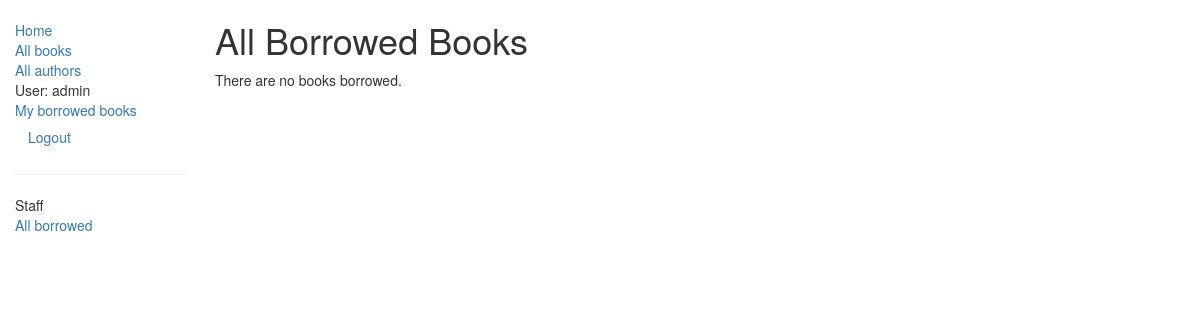
/catalog/borrowed/ (signed in), run on an earlier commit of the app's database.
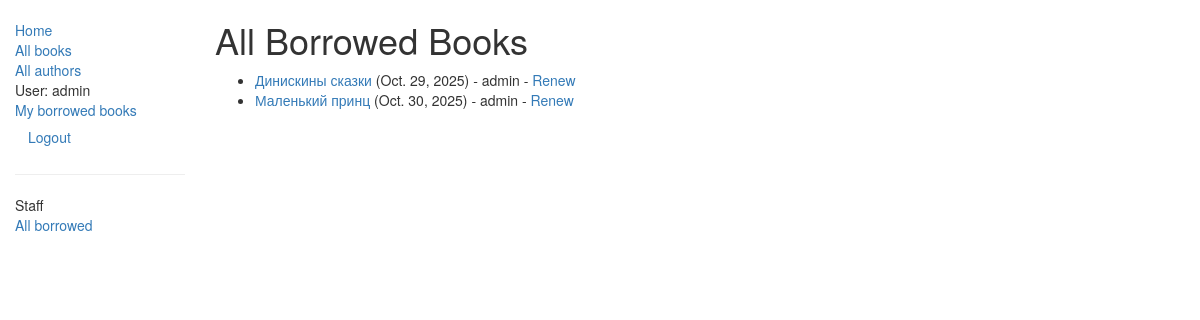
And on a later commit of the database.
### catalog/models.py (models this page shows, shortened)
class BookInstance(models.Model):
    id = models.UUIDField(primary_key=True, default=uuid.uuid4, help_text="Уникальный id для именно этой книги во всей библиотеке")
    book = models.ForeignKey('Book', on_delete=models.SET_NULL, null=True)
    imprint = models.CharField(max_length=200)
    borrower = models.ForeignKey(User, on_delete=models.SET_NULL, null=True, blank=True, related_name='borrower')
    due_back = models.DateField(null=True, blank=True)
    LOAN_STATUS = (
        ('m', 'Maintenance'),
        ('o', 'On loan'),
        ('a', 'Available'),
        ('r', 'Reserved'),
    )
    status = models.CharField(max_length=10, choices=LOAN_STATUS, blank=True, default='m', help_text='Состояние книги')
    class Meta:
        ordering = ['due_back']
        permissions = (("can_mark_returned", "Set book as returned"),)
    @property
    def is_overdue(self):
        if self.due_back < date.today():
            return True
        return False

class Book(models.Model):
    title = models.CharField(max_length=200)
    author = models.ForeignKey('Author', on_delete=models.SET_NULL, null=True)
    summary = models.TextField(max_length=1000, help_text='Описание книги')
    isbn = models.CharField('ISBN', max_length=13, help_text='13 Символов')
    genre = models.ManyToManyField(Genre, help_text='Выбирите жанры книги')
    language = models.ForeignKey('Language', on_delete=models.SET_NULL, null=True)
    def display_genre(self):
        return ', '.join([ genre.name for genre in self.genre.all()[:3]])
    display_genre.short_description = 'Genre'

### catalog/views.py (the view)
# urls.py: path('borrowed/', views.LoanedBooksAllListView.as_view(), name='borrowed'),
class LoanedBooksAllListView(PermissionRequiredMixin,generic.ListView):
    model = BookInstance
    permission_required = 'catalog.can_mark_returned'
    template_name = 'catalog/bookinstance_list_borrowed_All.html'
    paginate_by = 10
    def get_queryset(self):
        return (BookInstance.objects.filter(borrower=self.request.user)
                .filter(status__exact='o')
                .order_by('due_back'))

### templates/catalog/bookinstance_list_borrowed_All.html
{% extends "base.html" %}
{% block content %}
    <h1>All Borrowed Books</h1>
    {% if bookinstance_list %}
        <ul>
            {% for bookinst in bookinstance_list %}
                <li class="{% if bookinst.is_overdue %}text-danger{% endif %}">
                    <a href="{% url 'book_detail' bookinst.book.pk %}">{{ bookinst.book.title }}</a>
                    ({{ bookinst.due_back }}) {% if user.is_staff %}- {{ bookinst.borrower }}{% endif %}
                    {% if perms.catalog.can_mark_returned %}-
                        <a href="{% url 'renew_book_librarian' bookinst.id %}">Renew</a>  {% endif %}
                </li>
            {% endfor %}
        </ul>
    {% else %}
        <p>There are no books borrowed.</p>
    {% endif %}
{% endblock %}

### templates/base.html (shortened to what this page needs)
<!doctype html>
<html lang="en">
<head>
    <link
            rel="stylesheet"
            href="https://maxcdn.bootstrapcdn.com/bootstrap/3.3.7/css/bootstrap.min.css  "/>
    {% load static %}
    <link rel="stylesheet" href="{% static 'css/styles.css' %}"/>
</head>
<body>
<div class="container-fluid">
    <div class="row">
        <div class="col-sm-2">
            {% block sidebar %}
                <ul class="sidebar-nav">
                    <li><a href="{% url 'index' %}">Home</a></li>
                    <li><a href="{% url 'books' %}">All books</a></li>
                    <li><a href="{% url 'authors' %}">All authors</a></li>
                    {% if user.is_authenticated %}
                        <li>User: {{ user.get_username }}</li>
                        <li><a href="{% url 'my_borrowed' %}">My borrowed books</a></li>
                        <li>
                            <form id="logout-form" method="post" action="{% url 'logout' %}">
                                <button type="submit" class="btn btn-link">Logout</button>
                            </form>
                        </li>
                    {% else %}
                        <li><a href="{% url 'login' %}?next={{ request.path }}">Login</a></li>
                    {% endif %}
                </ul>
                {% if user.is_staff %}
                    <hr>
                    <ul class="sidebar-nav">
                    <li>Staff</li>
                    <li><a href="{% url 'borrowed' %}">All borrowed</a></li>
                {% endif %}
            </ul>
            {% endblock %}
        </div>
        <div class="col-sm-10 ">
            {% block content %}{% endblock %}
        </div>
    </div>
</div>
</body>
</html>

### catalog/static/css/styles.css (style rules this page uses)
.sidebar-nav { margin-top: 20px; padding: 0; list-style: none; }

What changed in the data, as far as the page shows it:
added BookInstance: book "Динискины сказки", due_back "Oct. 29, 2025", borrower "admin"
added BookInstance: book "Маленький принц", due_back "Oct. 30, 2025", borrower "admin"
Also different on the page:
text no longer shown: "There are no books borrowed."
